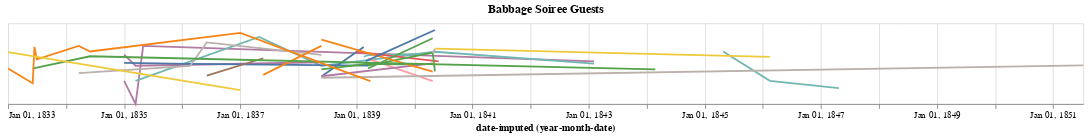

Write notebook code for a chart like this one.
### Code cell
alt.Chart(parties, title='Babbage Soiree Guests').mark_line().encode(
    x="yearmonthdate(date-imputed):T",
    yOffset="jitter:Q",
    color=alt.Color('guest:N').legend(None),
    tooltip=["guest", "date-imputed"]
).transform_calculate(
    # Generate Gaussian jitter with a Box-Muller transform
    jitter="sqrt(-2*log(random()))*cos(2*PI*random())"
).properties(width=1200,height=90)
